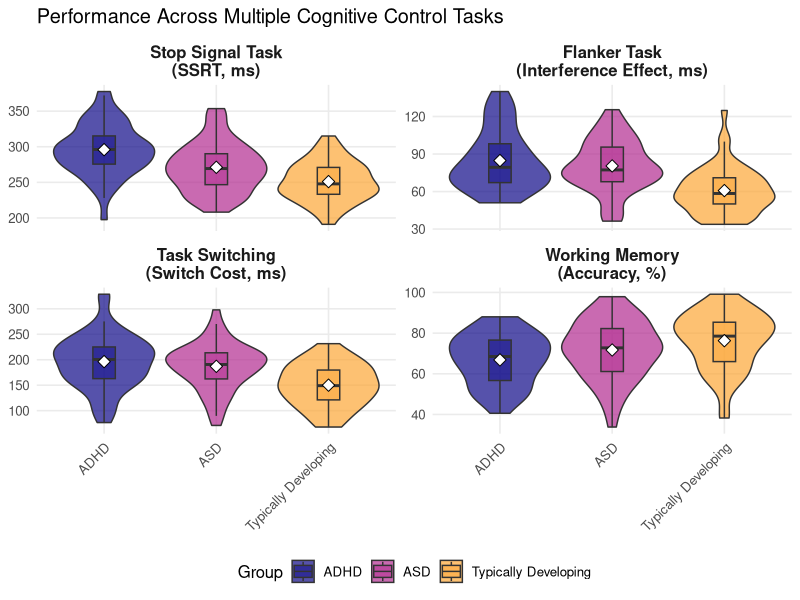
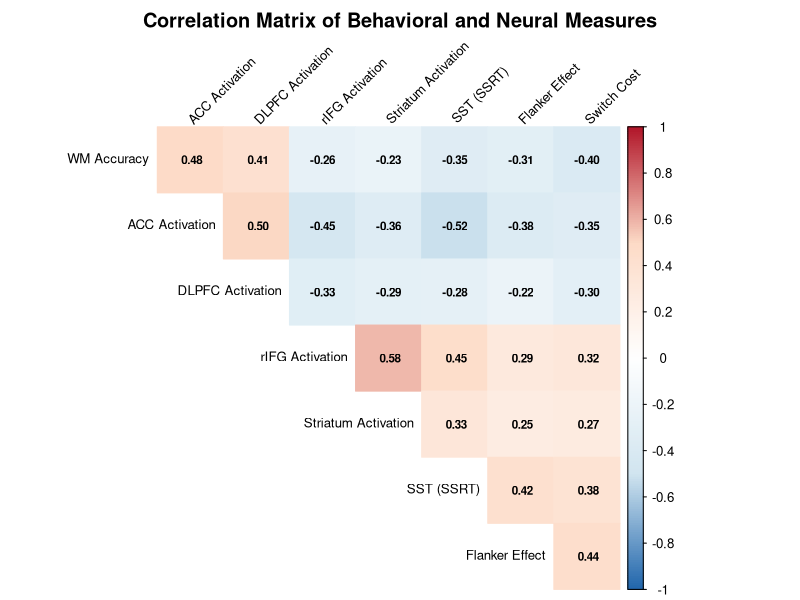

Recreate these plots in R, in order.
## ---- chunk 1
#| echo: false
#| warning: false
#| message: false

library(tidyverse)
library(kableExtra)

# Simulate demographic data
set.seed(789)

demographic_data <- tibble(
  Group = rep(c("Typically Developing", "ADHD", "ASD"), each = 1),
  n = c(48, 52, 45),
  `Age Range` = c("7.2 - 17.9", "7.4 - 18.0", "7.1 - 17.6"),
  `Age (Mean ± SD)` = c("12.4 ± 3.2", "12.1 ± 3.5", "11.8 ± 3.3"),
  `Sex (M/F)` = c("25/23", "34/18", "32/13"),
  `IQ (Mean ± SD)` = c("112.3 ± 12.5", "108.6 ± 13.2", "106.8 ± 15.4"),
  `SES (Mean ± SD)` = c("46.8 ± 11.2", "43.2 ± 12.5", "44.5 ± 13.1"),
  `Medication (%)` = c("0%", "68%", "42%"),
  `Comorbidities (%)` = c("0%", "54%", "63%")
)

# Create extended demographic table
kable(
  demographic_data,
  caption = "Table B1: Extended demographic information for study participants.",
  align = "lcccccccc"
) %>%
  kable_styling(
    bootstrap_options = c("striped", "hover", "condensed"),
    full_width = TRUE,
    position = "center"
  )
## ---- chunk 2
#| echo: false
#| warning: false
#| message: false

# Create medication details table
medication_data <- tibble(
  Medication = c(
    "Stimulants",
    "Selective Serotonin Reuptake Inhibitors (SSRIs)",
    "Alpha-2 Agonists",
    "Atypical Antipsychotics",
    "Atomoxetine",
    "Other"
  ),
  `ADHD Group (n=52)` = c(
    "28 (53.8%)",
    "8 (15.4%)",
    "7 (13.5%)",
    "4 (7.7%)",
    "6 (11.5%)",
    "3 (5.8%)"
  ),
  `ASD Group (n=45)` = c(
    "8 (17.8%)",
    "12 (26.7%)",
    "5 (11.1%)",
    "7 (15.6%)",
    "2 (4.4%)",
    "5 (11.1%)"
  )
)

kable(
  medication_data,
  caption = "Table B2: Medication status of ADHD and ASD participants.",
  align = "lcc"
) %>%
  kable_styling(
    bootstrap_options = c("striped", "hover", "condensed"),
    full_width = FALSE,
    position = "center"
  ) %>%
  add_footnote(
    "Note: Some participants were taking multiple medications, so percentages may sum to >100%.",
    notation = "symbol"
  )
## ---- chunk 3
#| echo: false
#| warning: false
#| message: false
#| fig-width: 10
#| fig-height: 6
#| fig-cap: "Figure B1: Performance on multiple cognitive control tasks across groups."

# Simulate task performance data
set.seed(123)
n_per_group <- 50

task_data <- tibble(
  ID = 1:(n_per_group * 3),
  Group = rep(c("Typically Developing", "ADHD", "ASD"), each = n_per_group),

  # Stop Signal Task
  SST_SSRT = c(
    rnorm(n_per_group, 250, 30), # TD
    rnorm(n_per_group, 290, 40), # ADHD
    rnorm(n_per_group, 280, 35) # ASD
  ),

  # Flanker Task
  Flanker_RT_Diff = c(
    rnorm(n_per_group, 60, 20), # TD
    rnorm(n_per_group, 85, 25), # ADHD
    rnorm(n_per_group, 75, 22) # ASD
  ),

  # Task Switching
  Switch_Cost = c(
    rnorm(n_per_group, 150, 40), # TD
    rnorm(n_per_group, 200, 50), # ADHD
    rnorm(n_per_group, 190, 45) # ASD
  ),

  # Working Memory Task
  WM_Accuracy = c(
    rbeta(n_per_group, 8, 2) * 100, # TD
    rbeta(n_per_group, 6, 3) * 100, # ADHD
    rbeta(n_per_group, 7, 3) * 100 # ASD
  )
)

# Prepare for visualization
task_long <- task_data %>%
  pivot_longer(
    cols = c(SST_SSRT, Flanker_RT_Diff, Switch_Cost, WM_Accuracy),
    names_to = "Task",
    values_to = "Performance"
  ) %>%
  mutate(
    Task = factor(
      case_when(
        Task == "SST_SSRT" ~ "Stop Signal Task\n(SSRT, ms)",
        Task == "Flanker_RT_Diff" ~ "Flanker Task\n(Interference Effect, ms)",
        Task == "Switch_Cost" ~ "Task Switching\n(Switch Cost, ms)",
        Task == "WM_Accuracy" ~ "Working Memory\n(Accuracy, %)"
      ),
      levels = c(
        "Stop Signal Task\n(SSRT, ms)",
        "Flanker Task\n(Interference Effect, ms)",
        "Task Switching\n(Switch Cost, ms)",
        "Working Memory\n(Accuracy, %)"
      )
    )
  )

# Create visualization
ggplot(task_long, aes(x = Group, y = Performance, fill = Group)) +
  geom_violin(alpha = 0.7, scale = "width") +
  geom_boxplot(width = 0.2, alpha = 0.5, outlier.shape = NA) +
  stat_summary(
    fun = mean,
    geom = "point",
    shape = 23,
    size = 3,
    fill = "white"
  ) +
  scale_fill_viridis_d(option = "plasma", end = 0.8) +
  facet_wrap(~Task, scales = "free_y") +
  theme_minimal(base_size = 12) +
  theme(
    legend.position = "bottom",
    panel.grid.minor = element_blank(),
    strip.text = element_text(size = 12, face = "bold"),
    axis.text.x = element_text(angle = 45, hjust = 1)
  ) +
  labs(
    title = "Performance Across Multiple Cognitive Control Tasks",
    x = NULL,
    y = NULL,
    fill = "Group"
  )
## ---- chunk 4
#| echo: false
#| warning: false
#| message: false
#| fig-width: 8
#| fig-height: 7
#| fig-cap: "Figure B2: Correlation matrix of behavioral measures and neural activation in key regions of interest."

library(corrplot)

# Simulate correlation data
set.seed(456)

# Create correlation matrix with realistic relationships
cor_matrix <- matrix(
  c(
    # SST_SSRT
    1.00,
    0.42,
    0.38,
    -0.35,
    0.45,
    -0.52,
    0.33,
    -0.28,

    # Flanker_RT_Diff
    0.42,
    1.00,
    0.44,
    -0.31,
    0.29,
    -0.38,
    0.25,
    -0.22,

    # Switch_Cost
    0.38,
    0.44,
    1.00,
    -0.40,
    0.32,
    -0.35,
    0.27,
    -0.30,

    # WM_Accuracy
    -0.35,
    -0.31,
    -0.40,
    1.00,
    -0.26,
    0.48,
    -0.23,
    0.41,

    # rIFG_Activation
    0.45,
    0.29,
    0.32,
    -0.26,
    1.00,
    -0.45,
    0.58,
    -0.33,

    # ACC_Activation
    -0.52,
    -0.38,
    -0.35,
    0.48,
    -0.45,
    1.00,
    -0.36,
    0.50,

    # Striatum_Activation
    0.33,
    0.25,
    0.27,
    -0.23,
    0.58,
    -0.36,
    1.00,
    -0.29,

    # DLPFC_Activation
    -0.28,
    -0.22,
    -0.30,
    0.41,
    -0.33,
    0.50,
    -0.29,
    1.00
  ),
  nrow = 8,
  byrow = TRUE
)

# Column and row names
colnames(cor_matrix) <- rownames(cor_matrix) <- c(
  "SST (SSRT)",
  "Flanker Effect",
  "Switch Cost",
  "WM Accuracy",
  "rIFG Activation",
  "ACC Activation",
  "Striatum Activation",
  "DLPFC Activation"
)

# Plot correlation matrix
corrplot(
  cor_matrix,
  method = "color",
  type = "upper",
  order = "hclust",
  tl.col = "black",
  tl.srt = 45,
  addCoef.col = "black",
  col = colorRampPalette(c(
    "#2166AC",
    "#D1E5F0",
    "#FFFFFF",
    "#FDDBC7",
    "#B2182B"
  ))(200),
  diag = FALSE,
  tl.cex = 0.8,
  cl.cex = 0.8,
  number.cex = 0.7,
  title = "Correlation Matrix of Behavioral and Neural Measures",
  mar = c(0, 0, 2, 0)
)
## ---- chunk 5
#| echo: false
#| warning: false
#| message: false

# Create network analysis results table
network_results <- tibble(
  `Network Metric` = c(
    "Global Efficiency",
    "Local Efficiency",
    "Modularity (Q)",
    "Small-worldness",
    "Frontoparietal-Default Mode Connectivity",
    "Frontoparietal-Salience Connectivity",
    "Salience-Default Mode Connectivity"
  ),
  `Typically Developing` = c(
    "0.42 ± 0.05",
    "0.64 ± 0.07",
    "0.38 ± 0.04",
    "1.74 ± 0.23",
    "-0.12 ± 0.08",
    "0.35 ± 0.07",
    "-0.08 ± 0.06"
  ),
  `ADHD` = c(
    "0.38 ± 0.06*",
    "0.59 ± 0.08*",
    "0.34 ± 0.05*",
    "1.56 ± 0.25*",
    "-0.07 ± 0.09*",
    "0.28 ± 0.08*",
    "-0.04 ± 0.07*"
  ),
  `ASD` = c(
    "0.39 ± 0.06*",
    "0.61 ± 0.07",
    "0.31 ± 0.06**",
    "1.62 ± 0.24*",
    "-0.02 ± 0.08**",
    "0.30 ± 0.07*",
    "0.01 ± 0.08**"
  )
)

kable(
  network_results,
  caption = "Table B3: Brain network metrics during cognitive control by group.",
  align = "lccc"
) %>%
  kable_styling(
    bootstrap_options = c("striped", "hover", "condensed"),
    full_width = TRUE,
    position = "center"
  ) %>%
  add_footnote(
    c(
      "Values are presented as mean ± standard deviation.",
      "* p < 0.05, ** p < 0.01 compared to Typically Developing group, FDR-corrected for multiple comparisons."
    ),
    notation = "symbol"
  )
